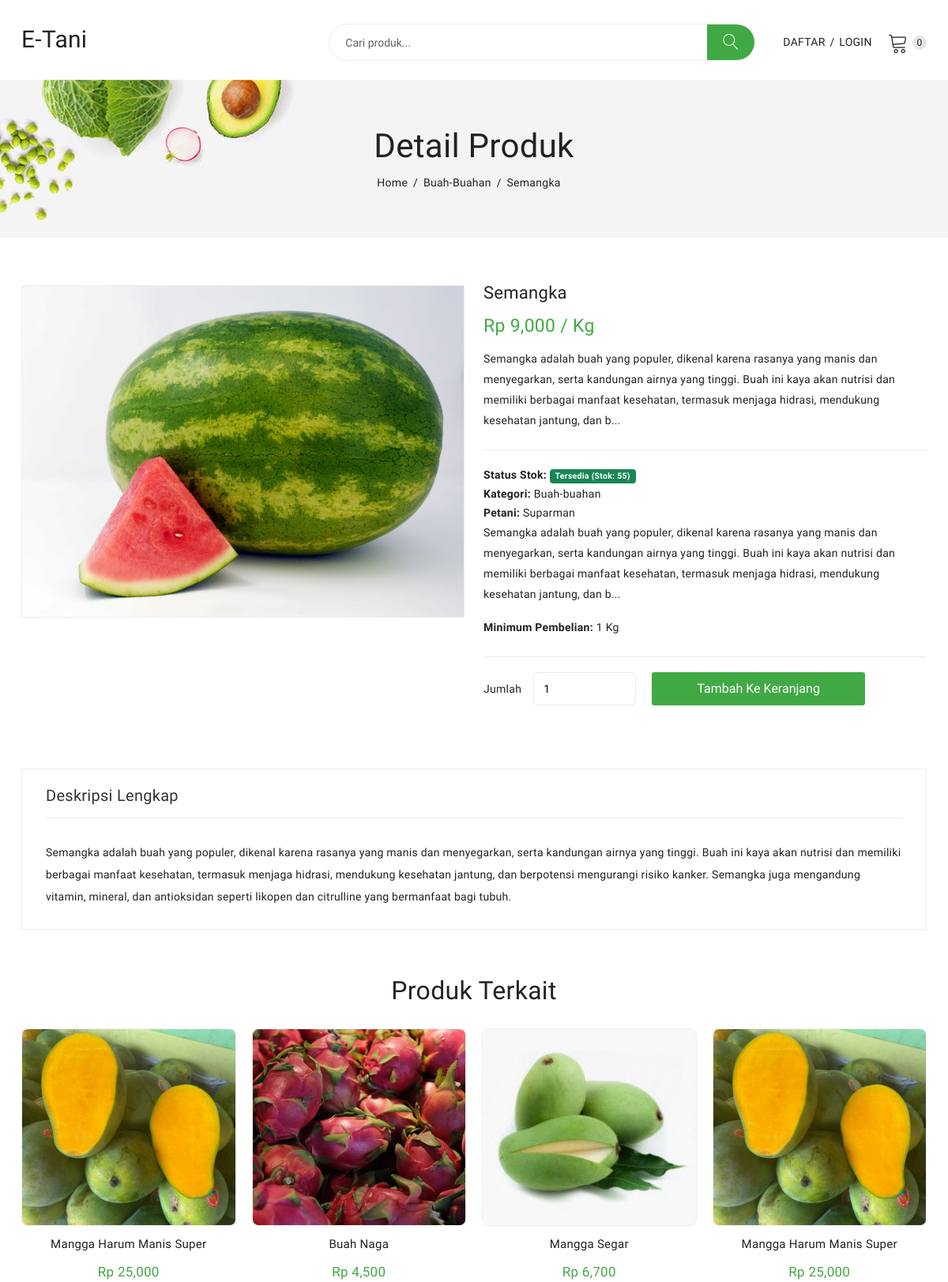
Screenshot of /detail_produk.php?id=7 with the database file from the repository.
### tables this page shows
CREATE TABLE `produk` (
  `id_produk` int(11) NOT NULL,
  `id_petani` int(11) NOT NULL,
  `id_kategori` int(11) NOT NULL,
  `nama_produk` varchar(255) NOT NULL,
  `deskripsi` text NOT NULL,
  `harga` decimal(10,0) NOT NULL,
  `satuan` varchar(20) NOT NULL COMMENT 'Contoh: kg, ikat, buah',
  `stok` int(11) NOT NULL,
  `foto_produk` varchar(255) NOT NULL,
  `status_produk` enum('Tersedia','Habis') NOT NULL DEFAULT 'Tersedia',
  `tgl_upload` timestamp NULL DEFAULT current_timestamp(),
  `minimum_pembelian` int(11) DEFAULT 1
);

CREATE TABLE `kategori_produk` (
  `id_kategori` int(11) NOT NULL,
  `nama_kategori` varchar(100) NOT NULL
);

CREATE TABLE `petani` (
  `id_petani` int(11) NOT NULL,
  `nama_petani` varchar(100) NOT NULL,
  `email` varchar(100) NOT NULL,
  `password` varchar(255) NOT NULL,
  `telp` varchar(20) NOT NULL,
  `alamat_petani` text NOT NULL,
  `foto_petani` varchar(255) DEFAULT 'default.png',
  `status_akun` enum('Aktif','Non-Aktif','Menunggu Verifikasi') NOT NULL DEFAULT 'Menunggu Verifikasi'
);

### detail_produk.php (the view, shortened to what this page needs)
<?php
include 'admin/inc/koneksi.php';
$id_produk = (int)$_GET['id'];
$query_produk = $con->query("SELECT
                                p.*,
                                k.nama_kategori,
                                pt.nama_petani
                            FROM produk p
                            JOIN kategori_produk k ON p.id_kategori = k.id_kategori
                            JOIN petani pt ON p.id_petani = pt.id_petani
                            WHERE p.id_produk = '$id_produk' AND p.status_produk = 'Tersedia'");
$produk = $query_produk->fetch_assoc();
include 'header.php';
$id_kategori_terkait = $produk['id_kategori'];
$query_terkait = $con->query("SELECT * FROM produk
                              WHERE id_kategori = '$id_kategori_terkait'
                              AND id_produk != '$id_produk'
                              AND status_produk = 'Tersedia'
                              LIMIT 4");
?>
<div class="breadcrumbs_area">
    <div class="container">
        <div class="row">
            <div class="col-12">
                <div class="breadcrumb_content">
                    <h3>Detail Produk</h3>
                    <ul>
                        <li><a href="index.php">Home</a></li>
                        <li><a href="index.php?kategori=<?= $produk['id_kategori']; ?>"><?= $produk['nama_kategori']; ?></a></li>
                        <li><?= htmlspecialchars($produk['nama_produk']); ?></li>
                    </ul>
                </div>
            </div>
        </div>
    </div>
</div>
<div class="product_details mt-60 mb-60">
    <div class="container">
        <div class="row">
            <div class="col-lg-6 col-md-6">
                <div class="product-details-tab">
                    <div id="img-1" class="zoomWrapper single-zoom">
                        <a href="#">
                            <img id="zoom1" src="admin/images/produk/<?= $produk['foto_produk']; ?>" data-zoom-image="admin/images/produk/<?= $produk['foto_produk']; ?>" alt="Foto Produk">
                        </a>
                    </div>
                </div>
            </div>
            <div class="col-lg-6 col-md-6">
                <div class="product_d_right">
                    <form action="keranjang.php?aksi=tambah&id=<?= $produk['id_produk']; ?>" method="POST">
                        <h1><?= htmlspecialchars($produk['nama_produk']); ?></h1>
                        <div class="price_box">
                            <span class="current_price">Rp <?= number_format($produk['harga']); ?> / <?= $produk['satuan']; ?></span>
                        </div>
                        <div class="product_desc">
                            <p><?= substr(strip_tags($produk['deskripsi']), 0, 250); ?>...</p>
                        </div>
                        <div class="product_variant_info">
                            <ul>
                                <li><b>Status Stok:</b>
                                    <?php if ($produk['stok'] > 0): ?>
                                        <span class="badge bg-success">Tersedia (Stok: <?= $produk['stok'] ?>)</span>
                                    <?php else: ?>
                                        <span class="badge bg-danger">Habis</span>
                                    <?php endif; ?>
                                </li>
                                <li><b>Kategori:</b> <a href="index.php?kategori=<?= $produk['id_kategori']; ?>"><?= $produk['nama_kategori']; ?></a></li>
                                <li><b>Petani:</b> <?= $produk['nama_petani']; ?></li>
                                <div class="product_desc">
                                    <p><?= substr(strip_tags($produk['deskripsi']), 0, 250); ?>...</p>
                                    <p><strong>Minimum Pembelian:</strong> <?= $produk['minimum_pembelian']; ?> <?= $produk['satuan']; ?></p>
                                </div>
                            </ul>
                        </div>
                        <?php if ($produk['stok'] > 0): ?>
                            <div class="product_variant quantity">
                                <label>Jumlah</label>
                                <input min="<?= $produk['minimum_pembelian']; ?>"
                                    max="<?= $produk['stok']; ?>"
                                    value="<?= $produk['minimum_pembelian']; ?>"
                                    type="number"
                                    name="jumlah"
                                    required>
                                <button class="button" type="submit">Tambah ke Keranjang</button>
                            </div>
                        <?php else: ?>
                            <div class="product_variant quantity">
                                <button class="button" type="button" disabled>Stok Habis</button>
                            </div>
                        <?php endif; ?>
                    </form>
                </div>
            </div>
        </div>
    </div>
</div>
<div class="product_d_info mb-60">
    <div class="container">
        <div class="row">
            <div class="col-12">
                <div class="product_d_inner">
                    <div class="product_info_button">
                        <ul class="nav" role="tablist">
                            <li>
                                <a class="active" data-bs-toggle="tab" href="#info" role="tab" aria-controls="info" aria-selected="false">Deskripsi Lengkap</a>
                            </li>
                        </ul>
                    </div>
                    <div class="tab-content">
                        <div class="tab-pane fade show active" id="info" role="tabpanel">
                            <div class="product_info_content">
                                <p><?= nl2br(htmlspecialchars($produk['deskripsi'])); ?></p>
                            </div>
                        </div>
                    </div>
                </div>
            </div>
        </div>
    </div>
</div>
<?php if ($query_terkait->num_rows > 0) : ?>
    <section class="related_product_area mb-50">
        <div class="container">
            <div class="row">
                <div class="col-12">
                    <div class="section_title">
                        <h2>Produk Terkait</h2>
                    </div>
                    <div class="product_carousel product_column4 owl-carousel">
                        <?php while ($terkait = $query_terkait->fetch_assoc()): ?>
                            <div class="single_product">
                                <div class="product_thumb">
                                    <a class="primary_img" href="detail_produk.php?id=<?= $terkait['id_produk']; ?>">
                                        <img class="gambar-produk-seragam" src="admin/images/produk/<?= $terkait['foto_produk']; ?>" alt="">
                                    </a>
                                </div>
                                <div class="product_content">
                                    <h4 class="product_name"><a href="detail_produk.php?id=<?= $terkait['id_produk']; ?>"><?= htmlspecialchars($terkait['nama_produk']); ?></a></h4>
                                    <div class="price_box">
                                        <span class="current_price">Rp <?= number_format($terkait['harga']); ?></span>
                                    </div>
                                </div>
                            </div>
                        <?php endwhile; ?>
                    </div>
                </div>
            </div>
        </div>
    </section>
<?php endif; ?>
<?php
include 'footer.php';
?>

### header.php (style rules this page uses)
.gambar-produk-seragam { width: 100%; height: 250px; object-fit: cover; border: 1px solid #eee; border-radius: 8px; }

### rows the page displays
produk: id_kategori.nama_kategori "Buah-Buahan", nama_produk "Semangka", foto_produk (picture), harga "9,000", satuan "Kg", deskripsi "Semangka adalah buah yang populer, dikenal karena rasanya yang manis dan menyegarkan, serta kandungan airnya yang tinggi. Buah ini kaya akan nutrisi dan memiliki berbagai manfaat kesehatan, termasuk menjaga hidrasi, mendukung kesehatan jantung, dan b", stok "55", id_kategori.nama_kategori "Buah-buahan", id_petani.nama_petani "Suparman", minimum_pembelian "1", jumlah "1", deskripsi "Semangka adalah buah yang populer, dikenal karena rasanya yang manis dan menyegarkan, serta kandungan airnya yang tinggi. Buah ini kaya akan nutrisi dan memiliki berbagai manfaat kesehatan, termasuk menjaga hidrasi, mendukung kesehatan jantung, dan berpotensi mengurangi risiko kanker. Semangka juga mengandung vitamin, mineral, dan antioksidan seperti likopen dan citrulline yang bermanfaat bagi tubuh."
produk: foto_produk (picture), nama_produk "Mangga Harum Manis Super", harga "25,000"
produk: foto_produk (picture), nama_produk "Buah Naga", harga "4,500"
produk: foto_produk (picture), nama_produk "Mangga Segar", harga "6,700"
